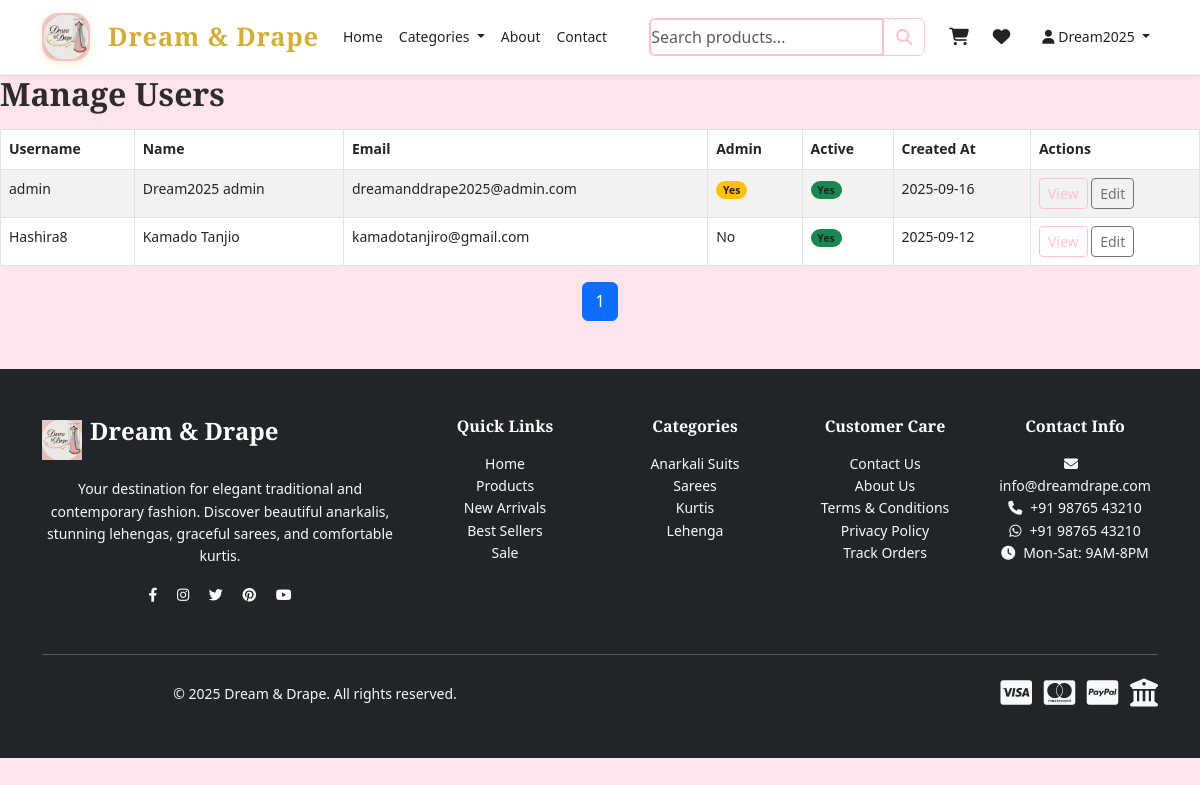
The app's page /admin/users (signed in) with its own data.
### app/models.py (models this page shows, shortened)
class User(UserMixin, db.Model):
    id = db.Column(db.Integer, primary_key=True)
    username = db.Column(db.String(80), unique=True, nullable=False, index=True)
    email = db.Column(db.String(120), unique=True, nullable=False, index=True)
    password_hash = db.Column(db.String(255), nullable=False)
    first_name = db.Column(db.String(50), nullable=False)
    last_name = db.Column(db.String(50), nullable=False)
    phone = db.Column(db.String(15))
    address = db.Column(db.Text)
    city = db.Column(db.String(50))
    state = db.Column(db.String(50))
    pincode = db.Column(db.String(10))
    country = db.Column(db.String(50), default='India')
    is_admin = db.Column(db.Boolean, default=False, index=True)
    is_active = db.Column(db.Boolean, default=True, index=True)
    created_at = db.Column(db.DateTime, default=datetime.utcnow, index=True)
    last_login = db.Column(db.DateTime)
    failed_login_attempts = db.Column(db.Integer, default=0)
    locked_until = db.Column(db.DateTime)
    orders = db.relationship('Order', backref='user', lazy=True)
    cart_items = db.relationship('CartItem', backref='user', lazy=True)
    wishlist_items = db.relationship('WishlistItem', backref='user', lazy=True)
    reviews = db.relationship('Review', backref='user', lazy=True)
    def get_full_name(self):
        return f"{self.first_name} {self.last_name}"

### app/admin.py (the view, shortened to what this page needs)
@admin.route('/users')
@login_required
@admin_required
def manage_users():
    page = request.args.get('page', 1, type=int)
    search = sanitize_input(request.args.get('search', ''))
    try:
        query = User.query
        users = query.order_by(User.created_at.desc()).paginate(
            page=page, per_page=20, error_out=False
        )
        return render_template('admin/manage_users.html', users=users, search=search)
    except Exception as e:
        current_app.logger.error(f"Manage users error: {e}")
        flash('Error loading users.', 'error')
        return redirect(url_for('admin.dashboard'))

### app/templates/admin/manage_users.html (shortened to what this page needs)
{% extends "base.html" %}
{% block content %}
<h2>Manage Users</h2>
<table class="table table-striped table-bordered admin-table selectable">
  <thead>
    <tr>
      <th>Username</th>
      <th>Name</th>
      <th>Email</th>
      <th>Admin</th>
      <th>Active</th>
      <th>Created At</th>
      <th>Actions</th>
    </tr>
  </thead>
  <tbody>
    {% for user in users.items %}
    <tr data-id="{{ user.id }}">
      <td>{{ user.username }}</td>
      <td>{{ user.get_full_name() }}</td>
      <td>{{ user.email }}</td>
      <td>{% if user.is_admin %}<span class="badge bg-warning">Yes</span>{% else %}No{% endif %}</td>
      <td>{% if user.is_active %}<span class="badge bg-success">Yes</span>{% else %}No{% endif %}</td>
      <td>{{ user.created_at.strftime('%Y-%m-%d') }}</td>
      <td>
        <a href="{{ url_for('admin.view_user', id=user.id) }}" class="btn btn-sm btn-outline-primary">View</a>
        <a href="{{ url_for('admin.edit_user', id=user.id) }}" class="btn btn-sm btn-outline-secondary">Edit</a>
      </td>
    </tr>
    {% else %}
    <tr><td colspan="7" class="text-center">No users found.</td></tr>
    {% endfor %}
  </tbody>
</table>
<nav aria-label="Users pagination">
  <ul class="pagination justify-content-center">
    {% for p in users.iter_pages() %}
      {% if p %}
        <li class="page-item {% if p == users.page %}active{% endif %}"><a class="page-link" href="{{ url_for('admin.manage_users', page=p) }}">{{ p }}</a></li>
      {% else %}
        <li class="page-item disabled"><span class="page-link">…</span></li>
      {% endif %}
    {% endfor %}
  </ul>
</nav>
{% endblock %}

### app/templates/base.html (shortened to what this page needs)
<!DOCTYPE html>
<html lang="en">
<head>
    <link href="https://cdn.jsdelivr.net/npm/bootstrap@5.3.0/dist/css/bootstrap.min.css" rel="stylesheet">
    <link rel="stylesheet" href="https://cdnjs.cloudflare.com/ajax/libs/font-awesome/6.4.0/css/all.min.css">
    <link rel="stylesheet" href="/static/css/style.css">
</head>
<body>
    <nav class="navbar navbar-expand-lg navbar-light bg-white sticky-top shadow-sm">
        <div class="container">
            <a class="navbar-brand d-flex align-items-center" href="{{ url_for('main.index') }}">
                <img src="{{ url_for('static', filename='images/logo.jpg') }}" alt="Dream & Drape" class="logo-img me-2">
                <span class="brand-text">Dream & Drape</span>
            </a>
            <div class="collapse navbar-collapse" id="navbarNav">
                <ul class="navbar-nav me-auto">
                    <li class="nav-item">
                        <a class="nav-link" href="{{ url_for('main.index') }}">Home</a>
                    </li>
                    <li class="nav-item dropdown">
                        <a class="nav-link dropdown-toggle" href="#" id="categoriesDropdown" role="button" data-bs-toggle="dropdown">
                            Categories
                        </a>
                    </li>
                    <li class="nav-item">
                        <a class="nav-link" href="{{ url_for('main.about') }}">About</a>
                    </li>
                    <li class="nav-item">
                        <a class="nav-link" href="{{ url_for('main.contact') }}">Contact</a>
                    </li>
                </ul>
                <form class="d-flex me-3" method="GET" action="{{ url_for('main.products') }}">
                    <div class="input-group">
                        <input class="form-control" type="search" name="search" placeholder="Search products..." value="{{ request.args.get('search', '') }}">
                        <button class="btn btn-outline-primary" type="submit">
                            <i class="fas fa-search"></i>
                        </button>
                    </div>
                </form>
                <ul class="navbar-nav">
                    {% if current_user.is_authenticated %}
                        <li class="nav-item position-relative me-2">
                            <a class="nav-link" href="{{ url_for('main.cart') }}">
                            </a>
                        </li>
                        <li class="nav-item position-relative me-3">
                            <a class="nav-link" href="{{ url_for('main.wishlist') }}">
                            </a>
                        </li>
                        <li class="nav-item dropdown">
                            <a class="nav-link dropdown-toggle" href="#" id="userDropdown" role="button" data-bs-toggle="dropdown">
                                <i class="fas fa-user"></i> {{ current_user.first_name }}
                            </a>
                        </li>
                    {% endif %}
                </ul>
            </div>
        </div>
    </nav>
    <main>
        {% block content %}{% endblock %}
    </main>
    <footer class="bg-dark text-white py-5 mt-5">
        <div class="container">
            <div class="row">
                <div class="col-lg-4 col-md-6 mb-4">
                    <div class="d-flex align-items-center mb-3">
                        <img src="{{ url_for('static', filename='images/logo.jpg') }}" alt="Dream & Drape" height="40" class="me-2">
                        <h5 class="brand-text text-white">Dream & Drape</h5>
                    </div>
                    <p class="text-light">
                        Your destination for elegant traditional and contemporary fashion.
                        Discover beautiful anarkalis, stunning lehengas, graceful sarees, and comfortable kurtis.
                    </p>
                    <div class="social-links">
                        <a href="#" class="text-white me-3"><i class="fab fa-facebook-f"></i></a>
                        <a href="#" class="text-white me-3"><i class="fab fa-instagram"></i></a>
                        <a href="#" class="text-white me-3"><i class="fab fa-twitter"></i></a>
                        <a href="#" class="text-white me-3"><i class="fab fa-pinterest"></i></a>
                        <a href="#" class="text-white"><i class="fab fa-youtube"></i></a>
                    </div>
                </div>
                <div class="col-lg-2 col-md-6 mb-4">
                    <h6 class="text-white mb-3">Quick Links</h6>
                    <ul class="list-unstyled">
                        <li><a href="{{ url_for('main.index') }}" class="text-light text-decoration-none">Home</a></li>
                        <li><a href="{{ url_for('main.products') }}" class="text-light text-decoration-none">Products</a></li>
                        <li><a href="{{ url_for('main.products', category='New Arrivals') }}" class="text-light text-decoration-none">New Arrivals</a></li>
                        <li><a href="{{ url_for('main.products', category='Best Sellers') }}" class="text-light text-decoration-none">Best Sellers</a></li>
                        <li><a href="{{ url_for('main.products', category='Sale') }}" class="text-light text-decoration-none">Sale</a></li>
                    </ul>
                </div>
                <div class="col-lg-2 col-md-6 mb-4">
                    <h6 class="text-white mb-3">Categories</h6>
                    <ul class="list-unstyled">
                        <li><a href="{{ url_for('main.products', category='Anarkali Suits') }}" class="text-light text-decoration-none">Anarkali Suits</a></li>
                        <li><a href="{{ url_for('main.products', category='Sarees') }}" class="text-light text-decoration-none">Sarees</a></li>
                        <li><a href="{{ url_for('main.products', category='Kurtis') }}" class="text-light text-decoration-none">Kurtis</a></li>
                        <li><a href="{{ url_for('main.products', category='Lehenga') }}" class="text-light text-decoration-none">Lehenga</a></li>
                    </ul>
                </div>
                <div class="col-lg-2 col-md-6 mb-4">
                    <h6 class="text-white mb-3">Customer Care</h6>
                    <ul class="list-unstyled">
                        <li><a href="{{ url_for('main.contact') }}" class="text-light text-decoration-none">Contact Us</a></li>
                        <li><a href="{{ url_for('main.about') }}" class="text-light text-decoration-none">About Us</a></li>
                        <li><a href="{{ url_for('main.terms') }}" class="text-light text-decoration-none">Terms & Conditions</a></li>
                        <li><a href="{{ url_for('main.privacy') }}" class="text-light text-decoration-none">Privacy Policy</a></li>
                        {% if current_user.is_authenticated %}
                            <li><a href="{{ url_for('auth.my_orders') }}" class="text-light text-decoration-none">Track Orders</a></li>
                        {% endif %}
                    </ul>
                </div>
                <div class="col-lg-2 col-md-6 mb-4">
                    <h6 class="text-white mb-3">Contact Info</h6>
                    <ul class="list-unstyled text-light">
                        <li><i class="fas fa-envelope me-2"></i>info@dreamdrape.com</li>
                        <li><i class="fas fa-phone me-2"></i>+91 98765 43210</li>
                        <li><i class="fab fa-whatsapp me-2"></i>+91 98765 43210</li>
                        <li><i class="fas fa-clock me-2"></i>Mon-Sat: 9AM-8PM</li>
                    </ul>
                </div>
            </div>
            <hr class="my-4">
            <div class="row align-items-center">
                <div class="col-md-6">
                    <p class="text-light mb-0">
                        &copy; 2025 Dream & Drape. All rights reserved.
                    </p>
                </div>
                <div class="col-md-6 text-end">
                    <div class="payment-icons">
                        <i class="fab fa-cc-visa fa-2x me-2 text-light"></i>
                        <i class="fab fa-cc-mastercard fa-2x me-2 text-light"></i>
                        <i class="fab fa-cc-paypal fa-2x me-2 text-light"></i>
                        <i class="fas fa-university fa-2x text-light" title="Net Banking"></i>
                    </div>
                </div>
            </div>
        </div>
    </footer>
</body>
</html>

### records on screen
User: first_name "Dream2025", username "admin", get_full_name "Dream2025 admin", email "dreamanddrape2025@admin.com", is_admin "Yes", is_active "Yes", created_at "2025-09-16"
User: username "Hashira8", get_full_name "Kamado Tanjio", email "kamadotanjiro@gmail.com", is_admin "No", is_active "Yes", created_at "2025-09-12"

### other values on screen
{{ p }} "1"
